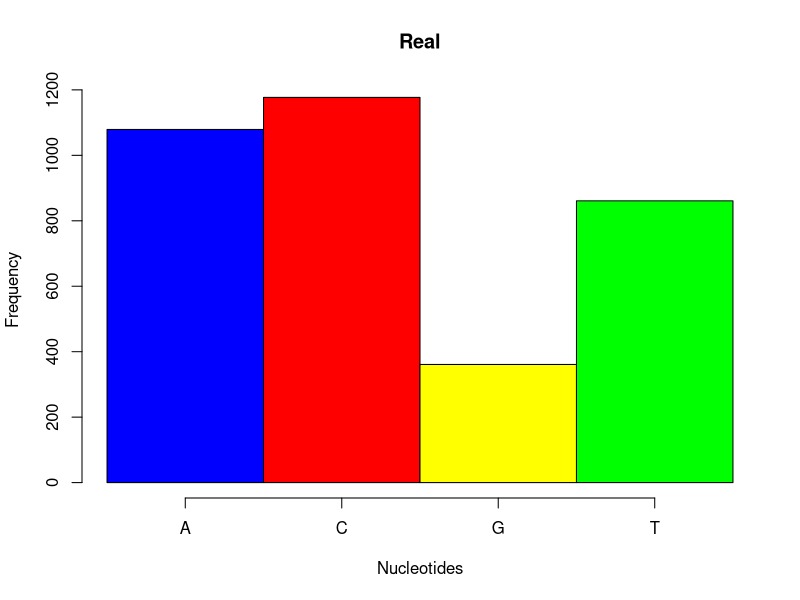
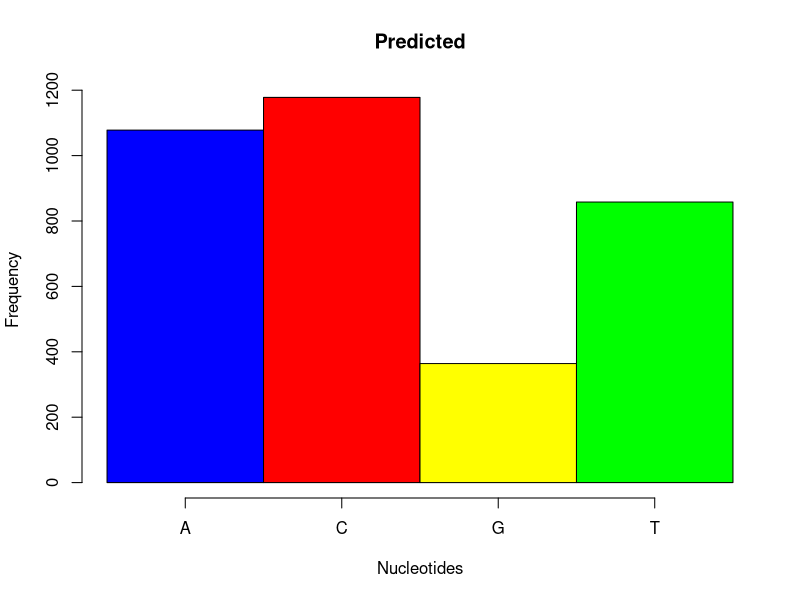
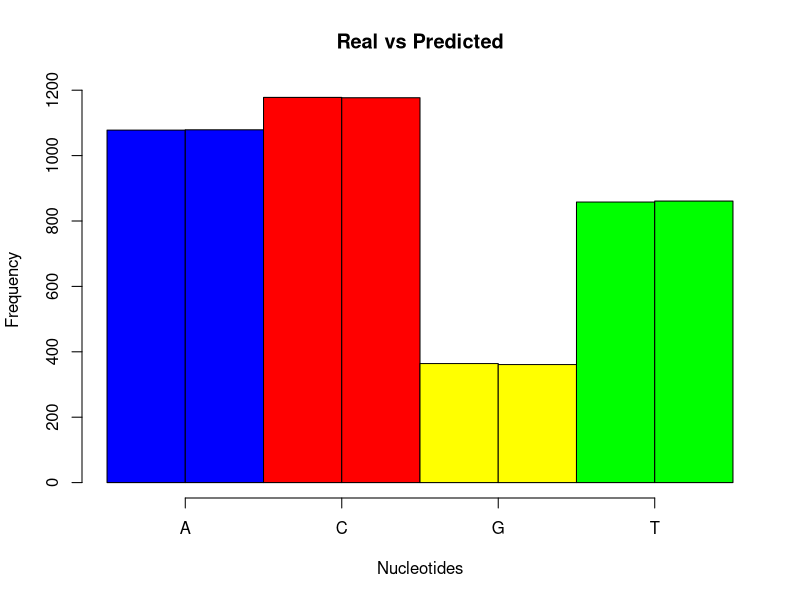

Source code (R) for these figures, in order:
string1 = 
  "GTTTATGTAGCTTACCCCCTCAAAGCAATACACTGAAAATGTTTCGACGGGTTTACATCA
CCCCATAAACAAACAGGTTTGGTCCTAGCCTTTCTATTAGCTCTTAGTAAGATTACACAT
GCAAGCATCCCCGCCCCGGTGAGTCACCCTCTAAATCGCCATGATCAAAAGGAACAAGTA
TCAAGCACGCAGCAATGCAGCTCAAAACGCTTAGCCTAGCCACACCCCCACGGGAGACAG
CAGTGATAAACCTTTAGCAATAAACGAAAGTTTAACTAAGCCATACTAACCCTAGGGTTG
GTCAATTTCGTGCCAGCTACCGCGGTCATACGATTAACCCAAGTCAATAGAAACCGGCGT
AAAGAGTGTTTTAGATCACCCCCCCCCCATAAAGCTAAAATTCACCTGAGTTGTAAAAAA
CTCCAGCTGATACAAAATAAACTACGAAAGTGGCTTTAACACATCTGAATACACAATAGC
TAAGACCCAAACTGGGATTAGATACCCCACTATGCTTAGCCCTAAACTTCAACAGTTAAA
TTAACAAAACTGCTCGCCAGAACACTACGAGCCACAGCTTAAAACTCAAAGGACCTGGCG
GTGCTTCATATCCCTCTAGAGGAGCCTGTTCTGTAATCGATAAACCCCGATCAACCTCAC
CGCCTCTTGCTCAGCCTATATACCGCCATCTTCAGCAAACCCTGATGAAGGTTACAAAGT
AAGCACAAGTACCCACGTAAGGACGTTAGGTCAAGGTGTAGCCTATGAGGTGGCAAGAAA
TGGGCTACATTTTCTACCCCAGAAAATTACGATAACCCTTATGAAACCTAAGGGTCGAAG
GTGGATTTAGCAGTAAACTAAGAGTAGAGTGCTTAGTTGAACAGGGCCCTGAAGCGCGTA
CACACCGCCCGTCACCCTCCTCAAGTATACTTCAAAGGATACTTAACTTAAACCCCCTAC
GTATTTATATAGAGGAGATAAGTCGTAACATGGTAAGTGTACTGGAAAGTGCACTTGGAC
GAACCAGAGTGTAGCTTAACATAAAGCACCCAACTTACACTTAGGAGATTTCAACTCAAC
TTGACCACTCTGAGCCAAACCTAGCCCCAAACCCCCTCCACCCTACTACCAAACAACCTT
AACCAAACCATTTACCCAAATAAAGTATAGGCGATAGAAATTGTAAACCGGCGCAATAGA
CATAGTACCGCAAGGGAAAGATGAAAAATTATACCCAAGCATAATACAGCAAGGACTAAC
CCCTGTACCTTTTGCATAATGAATTAACTAGAAATAACTTTGCAAAGAGAACCAAAGCTA
AGACCCCCGAAACCAGACGAGCTACCTAAGAACAGCTAAAAGAGCACACCCGTCTATGTA
GCAAAATAGTGGGAAGATTTATAGGTAGAGGCGACAAACCTACCGAGCCTGGTGATAGCT
GGTTGTCCAAGATAGAATCTTAGTTCAACTTTAAATTTACCTACAGAACCCTCTAAATCC
CCTTGTAAATTTAACTGTTAGTCCAAAGAGGAACAGCTCTTTAGACACTAGGAAAAAACC
TTGTAAAGAGAGTAAAAAATTTAACACCCATAGTAGGCCTAAAAGCAGCCACCAATTAAG
AAAGCGTTCAAGCTCAACACCCACAACCTTAAAGATCCCAAACATACAACCGAACTCCTT
ACACCCAATTGGACCAATCTATTACCCCATAGAAGAACTAATGTTAGTATAAGTAACATG
AAAACATTCTCCTCCGCATAAGCCTACATCAGACCAAAATATTAAACTGACAATTAACAG
CCTAATATCTACAATCAACCAACAAGCCATTATTACCCCCGCTGTTAACCCAACACAGGC
ATGCCCACAAGGAAAGGTTAAAAAAAGTAAAAGGAACTCGGCAAATCTTACCCCGCCTGT
TTACCAAAAACATCACCTCTAGCATTACCAGTATTAGAGGCACCGCCTGCCCGGTGACAT
ATGTTTAACGGCCGCGGTACCCTAACCGTGCAAAGGTAGCATAATCACTTGTTCCTTAAA
TAGGGACTTGTATGAATGGCTCCACGAGGGTTTAGCTGTCTCTTACTTTCAACCAGTGAA
ATTGACCTACCCGTGAAGAGGCGGGCATAACATAACAAGACGAGAAGACCCTATGGAGCT
TTAATTCATTAATGCAAACAATACTTAACAAACCTACAGGTCCTAAACTATTAAACCTGC
ATTAAAAATTTCGGTTGGGGCGACCTCGGAGCACAACCCAACCTCCGAGCAATACATGCT
AAGACCTCACCAGTCAAAGCGAATTACTACATCCAATTGATCCAATGACTTGACCAACGG
AACAAGTTACCCTAGGGATAACAGCGCAATCCTATTCCAGAGTCCATATCAACAATAGGG
TTTACGACCTCGATGTTGGATCAGGACATCCCGATGGTGCAGCCGCTATTAAAGGTTCGT
TTGTTCAACGATTAAAGTCCTACGTGATCTGAGTTCAGACCGGAGTAATCCAGGTCGGTT
TCTATCTGTTCTAAATTTCTCCCTGTACGAAAGGACAAGAGAAATGAGGCCTACTTCACA
AAGCGCCTTCCCCAATAAATGATATTATCTCAATTTAACGCCATGCCAACACCCACTCAA
GAACAGAGTTTGTTAAGATGGCAGAGCCCGGTAATTGCATAAAACTTAAAACTTTACAAT
CAGAGGTTCAATTCCTCTTCTTGACAACACACCCATGACCAACCTCCTACTCCTCATTGT
ACCCATCCTAATCGCAATAGCATTCCTAATGCTAACCGAACGAAAAATTCTAGGCTACAT
ACAACTACGCAAAGGTCCCAACATTGTAGGTCCTTACGGGCTATTACAGCCCTTCGCTGA
CGCCATAAAACTCTTCACTAAAGAACCCTTAAAACCCTCCACTTCAACCATTACCCTCTA
CATCACCGCCCCAACCCTAGCCCTCACCATTGCCCTCTTACTATGAACCCCCCTCCCCAT
ACCCAACCCCCTAGTCAATCTTAACTTAGGCCTCCTATTTATTCTAGCCACCTCCAGCCT
AGCCGTTTACTCAATCCTCTGATCAGGGTGAGCATCAAACTCGAACTACGCCTTAATCGG
TGCACTACGAGCAGTAGCCCAAACAATCTCATACGAAGTCACTCTAGCCATTATCCTACT
GTCAACGCTACTAATAAGTGGCTCCTTCAATCTCTCTACCCTTGTCACAACACAAGAGCA
CCTCTGACTAATCCTGCCAACATGACCCCTGGCCATAATATGATTTATCTCTACACTAGC
AGAGACCAACCGGACTCCCTTCGACCTTACTGAAGGAGAATCTGAACTAGTCTCAGGCTT
TAATATCGAGTATGCCGCAGGCCCCTTTGCCCTATTTTTCATAGCCGAATACATAAACAT
TATTATAATAAACACCCTCACTGCTACAATCTTCCTAGGAACAACATACAATACGCACTC
CCCTGAACTCTACACGACATATTTTGTCACCAAAGCTCTACTTCTAACCTCCCTGTTCCT
ATGAATTCGAACAGCATATCCCCGATTTCGCTACGACCAGCTCATACACCTCCTATGAAA
AAACTTCCTACCACTCACCCTAGCATCACTCATGTGATATATCTCCATACCCACTACAAT
CTCCAGCATCCCCCCTCAAACCTAAGAAATATGTCTGATAAAAGAATTACTTTGATAGAG
TAAATAATAGGAGTTCAAATCCCCTTATTTCTAGGACTATAAGAATCGAACTCATCCCTG
AGAATCCAAAATTCTCCGTGCCACCTATCACACCCCATCCTAAAGTAAGGTCAGCTAAAT
AAGCTATCGGGCCCATACCCCGAAAATGTTGGTTACACCCTTCCCGTACTAATTAATCCC
CTAGCCCAACCCATCATCTACTCTACCATCCTTACAGGCACGCTCATTACAGCGCTAAGC
TCACACTGATTTTTCACCTGAGTAGGCCTAGAAATAAATATACTAGCTTTTATCCCAATC
CTAACCAAAAAAATAAGCCCCCGCTCCACAGAAGCCGCCATCAAATACTTTCTCACACAA
GCAACTGCGTCCATAATTCTCCTGATAGCTATCCTCTCCAACAGCATACTCTCCGGACAA
TGAACCATAACCAATACTACCAATCAATACTCATCATTAATAATTATAATAGCAATGGCA
ATAAAACTAGGAATAGCCCCCTTTCACTTTTGAGTTCCAGAAGTTACCCAAGGCACCCCC
CTAATATCCGGCCTACTCCTCCTCACATGACAAAAATTAGCCCCTATTTCAATTATATAC
CAAATCTCCTCATCACTGAACGTAAACCTTCTCCTCACCCTTTCAATCTTGTCCATTATA
GCAGGCAGCTGAGGCGGACTAAACCAAACCCAACTACGCAAAATCCTAGCATACTCCTCA
ATCACCCACATAGGCTGAATAATAGCAGTCCTACCATATAACCCTAACATAACCATTCTT
AATTTAACCATTTACATCATCCTAACTACTACCGCATTTCTGCTACTCAACTTAAACTCC
AGCACCACAACCCTACTACTATCTCGCACCTGAAACAAGCTAACATGATTAACTCCCCTA
ATTCCATCCACCCTCCTCTCCCTAGGAGGCCTACCCCCACTAACTGGCTTCTTACCCAAA
TGAGTTATCATCGAAGAATTCACAAAAAATAATAGCCTCATCATCCCCACCATCATAGCC
ATCATCACTCTCCTTAACCTCTATTTCTACCTACGCCTAATCTACTCCACCTCAATTACA
CTACTTCCCATATCTAATAACGTAAAAATAAAATGACAATTCGAACATACAAAACCCACC
CCCTTCCTCCCTACACTCATCACCCTTACCACACTGCTTCTACCCATCTCCCCCTTCATA
CTAATAATCTTATAGAAATTTAGGTTAAGCACAGACCAAGAGCCTTCAAAGCCCTCAGCA
AGTTACAATACTTAATTTCTGCAACAACTAAGGACTGCAAAACCCCACTCTGCATCAACT
GAACGCAAATCAGCCACTTTAATTAAGCTAAGCCCTTACTAGATTAATGGGACTTAAACC
CACAAACATTTAGTTAACAGCTAAACACCCTAATCAACTGGCTTCAATCTACTTCTCCCG
CCGCAAGAAAAAAAGGCGGGAGAAGCCCCGGCAGGTTTGAAGCTGCTTCTTCGAATTTGC
AATTCAATATGAAAATCACCTCAGAGCTGGTAAAAAGAGGCTTAACCCCTGTCTTTAGAT
TTACAGTCCAATGCTTCACTCAGCCATTTTACCCCACCCTACTGATGTTCACCGACCGCT
GACTATTCTCTACAAACCACAAAGATATTGGAACACTATACCTACTATTCGGTGCATGAG
CTGGAGTCCTGGGCACAGCCCTAAGTCTCCTTATTCGGGCTGAACTAGGCCAACCAGGCA
ACCTCCTAGGTAATGACCACATCTACAATGTCATCGTCACAGCCCATGCATTCGTAATAA
TCTTCTTCATAGTAATGCCTATTATAATCGGAGGCTTTGGCAACTGGCTAGTTCCCTTGA
TAATTGGTGCCCCCGACATGGCATTCCCCCGCATAAACAACATAAGCTTCTGGCTCCTGC
CCCCTTCTCTCCTACTTCTACTTGCATCTGCCATAGTAGAAGCCGGCGCCGGAACAGGTT
GAACAGTCTACCCTCCCTTAGCGGGAAACTACTCGCATCCTGGAGCCTCCGTAGACCTAA
CCATCTTCTCCTTACATCTGGCAGGCATCTCCTCTATCCTAGGAGCCATTAACTTCATCA
CAACAATTATTAATATAAAACCTCCTGCCATGACCCAATACCAAACACCCCTCTTCGTCT
GATCCGTCCTAATCACAGCAGTCTTACTTCTCCTATCCCTCCCAGTCCTAGCTGCTGGCA
TCACCATACTATTGACAGATCGTAACCTCAACACTACCTTCTTCGACCCAGCCGGGGGAG
GAGACCCTATTCTATATCAACACTTATTCTGATTTTTTGGCCACCCCGAAGTTTATATTC
TTATCCTACCAGGCTTCGGAATAATTTCCCACATTGTAACTTATTACTCCGGAAAAAAAG
AACCATTTGGATATATAGGCATGGTTTGAGCTATAATATCAATTGGCTTCCTAGGGTTTA
TCGTGTGAGCACACCATATATTTACAGTAGGGATAGACGTAGACACCCGAGCCTATTTCA
CCTCCGCTACCATAATCATTGCTATTCCTACCGGCGTCAAAGTATTCAGCTGACTCGCTA
CACTTCACGGAAGCAATATGAAATGATCTGCCGCAGTACTCTGAGCCCTAGGGTTTATCT
TTCTCTTCACCGTAGGTGGCCTAACCGGCATTGTACTAGCAAACTCATCATTAGACATCG
TGCTACACGACACATACTACGTCGTAGCCCACTTCCACTACGTTCTATCAATAGGAGCTG
TATTCGCCATCATAGGAGGCTTCATTCACTGATTCCCCCTATTCTCAGGCTATACCCTAG
ACCAAACCTATGCCAAAATCCAATTTGCCATCATGTTCATTGGCGTAAACCTAACCTTCT
TCCCACAGCACTTCCTTGGCCTATCTGGGATGCCCCGACGTTACTCGGACTACCCCGATG
CATACACCACATGAAATGTCCTATCATCCGTAGGCTCATTTATCTCCCTGACAGCAGTAA
TATTAATAATTTTCATGATTTGAGAAGCCTTTGCTTCAAAACGAAAAGTCCTAATAGTAG
AAGAGCCCTCCGCAAACCTGGAATGACTATATGGATGCCCCCCACCCTACCACACATTCG
AAGAACCCGTATACATAAAATCTAGACAAAAAAGGAAGGAATCGAACCCCCTAAAGCTGG
TTTCAAGCCAACCCCATGACCTCCATGACTTTTTCAAAAAGATATTAGAAAAACTATTTC
ATAACTTTGTCAAAGTTAAATTACAGGTTAACCCCCGTATATCTTAATGGCACATGCAGC
GCAAGTAGGTCTACAAGATGCTACTTCCCCTATCATAGAAGAACTTATTATCTTTCACGA
CCATGCCCTCATAATTATCTTTCTCATCTGCTTTCTAGTCCTATACGCCCTTTTCCTAAC
ACTCACAACAAAACTAACTAATACTAGTATTTCAGACGCCCAGGAAATAGAAACCGTCTG
AACTATCCTGCCCGCCATCATCCTAGTCCTTATTGCCCTACCATCCCTGCGTATCCTTTA
CATAACAGACGAGGTCAACGACCCCTCCTTTACTATTAAATCAATCGGCCATCAATGATA
TTGAACCTACGAATACACCGACTACGGCGGGCTAATCTTCAACTCCTACATACTCCCCCC
ATTATTTCTAGAACCAGGTGATCTACGACTCCTTGACGTTGATAACCGAGTGGTCCTCCC
AGTTGAAGCCCCCGTTCGTATAATAATTACATCACAAGATGTTCTACACTCATGAGCTGT
TCCCACATTAGGCCTAAAAACAGACGCAATTCCCGGACGCCTAAACCAAACCACTTTCAC
CGCCACACGACCAGGAGTATACTACGGCCAATGCTCAGAAATCTGTGGAGCAAACCACAG
TTTTATACCCATCGTCCTAGAATTAATCCCTCTAAAAATCTTTGAAATAGGACCCGTATT
CACTCTATAGCACCTTCTCTACCCCTCTCCAGAGCTCACTGTAAAGCTAACCTAGCATTA
ACCTTTTAAGTTAAAGATTAAGAGGACCGACACCTCTTTACAGTGAAATGCCCCAACTAA
ATACCGCCGTATGACCCACCATAATTACCCCCATACTCCTGACACTATTTCTCGTCACCC
AACTAAAAATATTAAATTCAAATTACCATCTACCCCCCTCACCAAAACCCATAAAAATAA
AAAACTACAATAAACCCTGAGAACCAAAATGAACGAAAATCTATTCGCTTCATTCGCTGC
CCCCACAATCCTAGGCTTACCCGCCGCAGTACTAATCATTCTATTCCCCCCTCTACTGGT
CCCCACTTCTAAACATCTCATCAACAACCGACTAATTACCACCCAACAATGACTAATTCA
ACTGACCTCAAAACAAATAATAACTATACACAGCACTAAAGGACGAACCTGATCTCTCAT
ACTAGTATCCTTAATCATTTTTATTACCACAACCAATCTTCTTGGACTTCTACCCCACTC
ATTCACACCAACCACCCAACTATCTATAAACCTAGCCATGGCTATCCCCCTATGAGCAGG
CGCAGTAGTCATAGGCTTTCGCTTTAAGACTAAAAATGCCCTAGCCCACTTCTTACCGCA
AGGCACACCTACACCCCTTATCCCCATACTAGTTATCATCGAAACTATTAGCCTACTCAT
TCAACCAATAGCCTTAGCCGTACGTCTAACCGCTAACATTACTGCAGGCCACCTACTCAT
GCACCTAATTGGAAGCGCCACACTAGCATTATCAACTATCAATCTACCCTCTGCACTCAT
TATCTTCACAATTCTAATCCTACTGACTATTCTAGAGATCGCCGTCGCCTTAATCCAAGC
CTACGTTTTTACACTTCTAGTGAGCCTCTACCTGCACGACAACACATAATGACCCACCAA
TCACATGCCTACCACATAGTAAAACCCAGCCCATGACCCCTAACAGGGGCCCTCTCGGCC
CTCCTAATAACCTCCGGCCTGGCCATATGATTCCACTTCTACTCCACAACACTACTCACA
CTAGGCTTACTAACTAACACATTGACCATATATCAATGATGACGCGATGTTATACGAGAA
GGCACATACCAAGGCCACCACACACCACCCGTCCAAAAAGGTCTCCGATATGGGATAATT
CTTTTTATTACCTCAGAAGTTTTTTTCTTTGCAGGATTTTTTTGAGCTTTCTACCACTCC
AGCCTAGCCCCTACCCCCCAGCTAGGAGGACACTGGCCCCCAACAGGTATTACCCCACTA
AATCCCCTAGAAGTCCCACTCCTAAACACATCTGTATTACTCGCATCAGGAGTATCAATT
ACTTGAGCCCATCACAGCTTAATAGAAAATAACCGAAACCAAATAATTCAAGCACTGCTT
ATTACGATTCTACTAGGTCTTTATTTTACCCTCCTACAAGCCTCAGAATATTTCGAATCC
CCTTTTACCATTTCCGATGGCATCTACGGCTCAACATTCTTTGTAGCCACAGGCTTCCAC
GGACTCCACGTCATTATTGGATCAACTTTCCTCACTATCTGCCTCATCCGCCAACTAATA
TTTCACTTCACATCCAAACATCACTTCGGCTTTGAAGCCGCCGCCTGATACTGACACTTC
GTAGATGTAGTCTGACTATTTCTATATGTCTCTATTTACTGATGAGGATCTTACTCTTTT
AGTATAAGTAGTACCGTTAACTTCCAATTAACTAGTTTTGACAACATTCAAAAAAGAGTA
ATAAACTTCGTCCTAATTTTAATAACCAATACCCTTCTAGCCCTACTACTGATAATTATC
ACATTCTGACTACCACAACTCAACAGCTACATAGAAAAATCTAACCCTTACGAATGTGGC
TTCGACCCTATATCCCCCGCCCGCGTCCCCTTCTCCATAAAATTTTTCCTAGTAGCCATC
ACCTTCCTATTATTTGACCTAGAAATTGCCCTCCTATTGCCCTTACCTTGAGCCCTACAA
ACGGCCAACCTACCACTAATAGTCATATCATCCCTCTTATTAATTACTATCCTAGCCCTA
AGCCTCGCCTACGAATGATTACAAAAAGGGTTAGACTGAACCGAATTGGTATATAGTTTA
AATAAAACGAATGATTTCGACTCATTAAATTATGATAATCATATTTACCAAATGCCCCTT
ATTTATATAAATATTATACTAGCATTTACCATCTCACTTCTAGGAATACTAGTATATCGC
TCACACCTAATATCTTCCCTACTATGCCTAGAAGGAATAATACTATCACTGTTCATCATA
GCCACCCTCATAACCCTCAATACTCACTCCCTCTTAGCCAATATTGTACCCATCACCATA
CTAGTCTTTGCTGCCTGCGAAGCAGCAGTAGGTCTAGCACTACTAGTTTCAATCTCTAAC
ACATATGGCTTAGACTACGTACATAACCTAAACCTACTCCAATGCTAAAACTAATCATCC
CGACAATTATATTACTACCACTAACATGATTCTCTAAAAAACGTATAATTTGAATCAACA
CAACCACTCACAGCCTAATTATCAGCACCATTCCCTTACTATTTTTTAACCAAATTAACA
ACAACCTATTCAGCTGTTCCCTGCCCTTCTCCTCCGACCCCTTAACAACTCCCCTCCTAA
TATTAACTGCTTGACTTCTACCCCTCACAATCATAGCAAGCCAGCGCCACCTATCCAACG
AACCACTATCACGAAAAAAACTCTACCTCTCCATGCTAATTTCCCTCCAAATCTCCTTAA
TTATAACATTCTCGGCCACAGAGCTAATTATATTTTATATCTTCTTCGAAACCACACTTA
TCCCCACCCTGGCTATCATCACCCGATGGGGTAACCAACCAGAACGCCTGAACGCAGGTA
CATACTTCCTATTCTATACCCTAGTAGGCTCCCTCCCCCTACTCATCGCACTAATCTATA
CCCACAACACCCTAGGCTCACTAAATATCCTATTACTCACTCTTACAACCCAAGAACTAT
CAAACACCTGAGCCAACAACTTAATATGACTAGCGTACACGATGGCTTTCATGGTAAAAA
TACCCCTTTACGGACTCCACCTATGACTCCCTAAAGCCCATGTCGAAGCCCCTATTGCCG
GGTCAATGGTACTTGCTGCAGTACTCTTAAAATTAGGTGGCTATGGCATAATACGCCTCA
CACTCATCCTCAACCCCCTAACAAAACATATAGCCTATCCCTTCCTCATGTTGTCCTTAT
GAGGTATAATCATAACAAGCTCCATCTGCCTGCGACAAACAGACCTAAAATCGCTCATTG
CATACTCTTCAGTCAGCCACATAGCCCTCGTAGTAACAGCCATTCTCATCCAAACCCCCT
GAAGCTTCACCGGCGCAATTATCCTCATAATCGCCCACGGACTTACATCCTCATTATTAT
TCTGCCTAGCAAACTCAAATTATGAACGCACCCACAGTCGCATCATAATTCTCTCCCAAG
GACTTCAAACTCTACTCCCACTAATAGCCTTTTGATGACTCCTGGCAAGCCTCGCTAACC
TCGCCCTACCCCCTACCATTAATCTCCTAGGGGAACTCTCCGTGCTAGTAACCTCATTCT
CCTGATCAAATACCACTCTCCTACTCACAGGATTCAACATACTAATCACAGCCCTGTACT
CCCTCTACATGTTTACCACAACACAATGAGGCTCACTCACCCACCACATTAATAGCATAA
AGCCCTCATTCACACGAGAAAACACTCTCATATTTTTACACCTATCCCCCATCCTCCTTC
TATCCCTCAATCCTGATATCATCACTGGATTCACCTCCTGTAAATATAGTTTAACCAAAA
CATCAGATTGTGAATCTGACAACAGAGGCTCACGACCCCTTATTTACCGAGAAAGCTTAT
AAGAACTGCTAACTCGTATTCCCATGCCTAACAACATGGCTTTCTCAACTTTTAAAGGAT
AACAGTTATCCATTGGTCTTAGGCCCCAAAAATTTTGGTGCAACTCCAAATAAAAGTAAT
AACCATGTATGCTACCATAACCACCTTAGCCCTAACTTCCTTAATTCCCCCCATCCTCGC
CGCCCTCATTAACCCTAACAAAAAAAACTCATACCCCCATTACGTGAAATCCATTATCGC
ATCCACCTTTATCATTAGCCTTTTCCCCACAACAATATTCATATGCCTAGACCAAGAAAC
TATTATCTCGAACTGACACTGAGCAACAACCCAAACAACCCAACTCTCCCTGAGCTTTAA
ACTAGACTATTTCTCCATAACATTTATCCCCGTAGCACTGTTCGTTACATGATCCATCAT
AGAATTCTCACTATGATATATAGACTCAGACCCCAACATCAACCAATTCTTCAAATACTT
ACTTATCTTCCTAATTACTATACTAATCCTAGTCACCGCTAACAACCTATTCCAACTCTT
CATCGGCTGAGAAGGCGTAGGAATTATATCCTTTCTACTCATTAGCTGATGGTACGCCCG
AACAGATGCCAACACAGCAGCCATCCAAGCAATCCTATATAACCGTATCGGTGATATTGG
TTTTGTCCTAGCCCTAGCATGATTTCTCCTACACTCCAACTCATGAGACCCACAACAAAT
AATCCTCCTAAGTACTAATACAGACCTTACTCCACTACTAGGCTTCCTCCTAGCAGCAGC
AGGCAAATCAGCTCAACTAGGCCTTCACCCCTGACTCCCCTCAGCCATAGAAGGCCCTAC
TCCTGTTTCAGCCCTACTCCACTCAAGCACCATAGTCGTAGCAGGAATCTTCCTACTCAT
CCGCTTCTACCCCCTAGCAGAGAATAACCCACTAATCCAAACTCTCACGCTATGCCTAGG
CGCTATCACCACCCTATTCGCAGCAGTCTGCGCCCTCACACAAAATGACATCAAAAAAAT
CGTGGCCTTCTCCACTTCAAGCCAACTAGGACTCATAATAGTTACAATCGGTATCAACCA
ACCACACCTAGCATTCCTTCACATCTGCACCCACGCTTTCTTCAAAGCCATACTATTCAT
ATGCTCCGGATCCATTATTCACAACCTCAATAATGAGCAAGACATTCGAAAAATAGGAGG
ATTACTCAAAACCATACCCCTCACTTCAACCTCCCTCACCATTGGGAGCCTAGCATTAGC
AGGAATACCCTTCCTCACAGGTTTCTACTCCAAAGACCTCATCATCGAAACCGCTAACAT
ATCATACACAAACGCCTGAGCCCTATCTATTACTCTCATCGCCACCTCTCTGACAAGCGC
CTACAGCACCCGAATAATCCTCCTCACCCTAACAGGTCAACCTCGCTTCCCAACCCTCAC
CAACATTAACGAAAACAACCCCACTCTGTTAAATCCCATTAAACGCCTAACCATTGGAAG
CTTATTTGCAGGATTTCTCATTACCAACAACATTCTCCCCATATCTACTCCCCAAGTGAC
AATTCCCCTTTACTTAAAACTTACAGCCCTAGGCGTTACTTCCCTAGGACTTCTAACAGC
CCTAGACCTCAATTACCTAACCAGCAAGCTCAAAATAAAATCCCCACTATATACATTTCA
CTTCTCTAATATACTCGGATTCTACCCTAACATTATACACCGCTCGATCCCCTATCTAGG
CCTTCTTACAAGCCAAAACCTACCCCTACTTCTTCTAGACCTGACCTGACTAGAGAAACT
ATTACCTAAAACAATTTCACAGTACCAAATCTCCGCTTCCATTACCACCTCAACCCAAAA
AGGCATGATCAAACTTTATTTCCTCTCTTTTTTCTTCCCTCTCATCTTAACCTTACTCCT
AATCACATAACCTATTCCCCCGAGCAATCTCAATCACAATGTATACACCAACAAACAATG
TCCAACCAGTAACTACTACTAACCAACGCCCATAATCATATAAGGCCCCCGCACCAATAG
GATCCTCCCGAATCAGCCCTGGCCCCTCCCCTTCATAAATTATTCAACTTCCCACGCTAT
TAAAATTTACCACAACCACCATCCCATCATACCCTTTTACCCATAACACTAATCCTACCT
CCATCGCCAGTCCTACTAAAACACTAACCAAAACCTCAACCCCTGACCCCCATGCCTCAG
GATACTCCTCAATAGCCATAGCCGTAGTATACCCAAAAACAACCATTATTCCCCCCAAAT
AAATTAAAAAAACCATTAAACCTATATAACCTCCCCCATAATTCAAAATGATGGCACACC
CAACTACACCACTAACAATCAATACTAAACCCCCATAAATGGGAGAAGGCTTAGAAGAAA
ACCCCACAAACCCTATCACTAAACTCACACTCAATAAAAATAAAGCATATGTCATTATTC
TCGCACGGACTACAACCACGACCAATGATATGAAAAACCATCGTTGTATTTCAACTACAA
GAACACCAATGACCCCGACACGCAAAATTAACCCACTAATAAAATTAATTAATCACTCAT
TTATCGACCTCCCCACCCCATCCAACATTTCCGCATGATGGAACTTCGGCTCACTTCTCG
GCGCCTGCCTAATCCTTCAAATTACCACAGGATTATTCCTAGCTATACACTACTCACCAG
ACGCCTCAACCGCCTTCTCGTCGATCGCCCACATCACCCGAGACGTAAACTATGGTTGGA
TCATCCGCTACCTCCACGCTAACGGCGCCTCAATATTTTTTATCTGCCTCTTCCTACACA
TCGGCCGAGGTCTATATTACGGCTCATTTCTCTACCTAGAAACCTGAAACATTGGCATTA
TCCTCTTGCTCACAACCATAGCAACAGCCTTTATGGGCTATGTCCTCCCATGAGGCCAAA
TATCCTTCTGAGGAGCCACAGTAATTACAAACCTACTGTCCGCTATCCCATACATCGGAA
CAGACCTGGTCCAGTGAGTCTGAGGAGGCTACTCAGTAGACAGCCCTACCCTTACACGAT
TCTTCACCTTCCACTTTATCTTACCCTTCATCATCACAGCCCTAACAACACTTCATCTCC
TATTCTTACACGAAACAGGATCAAATAACCCCCTAGGAATCACCTCCCACTCCGACAAAA
TTACCTTCCACCCCTACTACACAATCAAAGATATCCTTGGCTTATTCCTTTTCCTCCTTA
TCCTAATGACATTAACACTATTCTCACCAGACCTCCTAGGCGATCCAGACAACTATACCC
TAGCTAACCCCCTAAACACCCCACCCCACATTAAACCCGAGTGATACTTTCTATTTGCCT
ACACAATCCTCCGATCCATCCCCAACAAACTAGGAGGCGTCCTCGCCCTACTACTATCTA
TCCTAATCCTAACAGCAATCCCTGTCCTCCACACATCCAAACAACAAAGCATAATATTTC
GCCCACTAAGCCAACTGCTTTACTGACTCCTAGCCACAGACCTCCTCATCCTAACCTGAA
TCGGAGGACAACCAGTAAGCTACCCCTTCATCACCATCGGACAAATAGCATCCGTATTAT
ACTTCACAACAATCCTAATCCTAATACCAATCGCCTCTCTAATCGAAAACAAAATACTTG
AATGAACCTGCCCTTGTAGTATAAACTAATACACCGGTCTTGTAAACCGGAAACGAAAAC
TTTCTTCCAAGGACAAATCAGAGAAAAAGTAATTAACTTCACCATCAGCACCCAAAGCTA
AGATTCTAATTTAAACTATTCTCTGTTCTTTCATGGGGAAGCAAATTTAAGTACCACCTA
AGTACTGGCTCATTCATTACAACCGCTATGTATTTCGTACATTACTGCCAGCCACCATGA
ATATTGTACAGTACCATAATCACCCAACCACCTATAGCACATAAAATCCACCTCACATCA
AAACCTTCACCCCATGCTTACAAGCACGCACAACAATCAACCCCCAACTATCGAACATAA
AACACAACTCCAACGACACTTCTCCCCCACCCTAATACCAACAAACCTACCCTCCCTTGA
CAAAACATAATACATACAATCACACACCGTACATAGCACATTACAGTCAAATCCATCCTT
GCCCCCACGGATGATCCCCCTCAGATGGGAATCCCTTGGCCACCATCCTCCGTGAAATCA
ATATCCCGCACAAGAGTACTACTCTCCTCGCTCCGGGCCCATAACATCTGGGGGTAGCTA
AAGTGAACTGTATCCGACATCTGGTTCCTACTTCAGGGCCATGAAGTTCAAAAGTCTCCC
ACACGTTCCCCTTAAATAAGACATCACGATGGATCACAGGTCTATCACCCTATTAACCAG
TCACGGGAGCCTTCCATGCATTTGGTATTTTCGTCTGGGGGGTGTGCACGCGATAGCATT
GCGAAACGCTGGCCCCGGAGCACCCTATGTCGCAGTATCTGTCTTTGATTCCTACCTCAT
TACATTATTTATCGCACCTACGTTCAATATTACGGCCCAGCATACCTATTGAAGCGTGTT
AATTAATTAATGCTTGTAGGACATAACAACAGCAGCAAAATGTTCACACAACCGCTTTCC
ACACCAACACATAACAAAAATTCCCACAAACCCCCCCCTCCCCCCGGCCACAGCACTCAA
ACACATCTCTGCCAAACCCCAAAAACAAAGAACCCAAACACCAGCCTGGCCAGACTTCAA
ATTTCATCTTTAGGCGGTATGCACTTTTAACAGTCACCCCTCAATTAACATGCCCTCCCC
CCTCAACTCCCATTCTACTAGCCCCAGCAACGTAACCCCCTACTCACCCCACTCAACACA
TACACCGCTGCTAACCCCATACCCTGAACCAACCAAACCCCAAAGACACCCCTACACA"
x <- paste(string1, collapse = "")
DNA_Sequence = unlist(strsplit(x, split = ""))
DNA_Sequence = DNA_Sequence[-which(DNA_Sequence == "\n")]

num = floor(length(DNA_Sequence)*0.7)
Seq = DNA_Sequence[1:num]

Coding_Sequence = c(rep("N",(2728-0)),
                    rep("C",(3684-2728)),
                    rep("N",(3891-3684)),
                    rep("C",(4933-3891)),
                    rep("N",(5324-4933)),
                    rep("C",(6866-5324)),
                    rep("N",(7006-6866)),
                    rep("C",(7690-7006)),
                    rep("N",(7787-7690)),
                    rep("C",(9412-7787)),
                    rep("N",(9480-9412)),
                    rep("C",(9826-9480)),
                    rep("N",(9891-9826)),
                    rep("C",(11559-9891)),
                    rep("N",(11758-11559)),
                    rep("C",(14095-11758)),
                    rep("N",(14168-14095)),
                    rep("C",(15309-14168)),
                    rep("N",(16558-15309)))

States_Hidden = c("N","C")
States_Observed = c("A","C","G","T")
hid_num = length(States_Hidden)
obs_num = length(States_Observed)

Known_Code_Seq = Coding_Sequence[1:num]
pii = c(1,0)

A_temp = matrix(rep(0,hid_num*hid_num), 
                nrow = hid_num, ncol = hid_num, byrow = TRUE)
a_n = 0
a_c = 0
for(i in 2:num)
{
  if(Known_Code_Seq[i] == "N")
  {
    a_n = a_n + 1
    if(Known_Code_Seq[i] == Known_Code_Seq[i-1])
    {
      A_temp[1,1] = A_temp[1,1] + 1
    }
  }else
  {
    a_c = a_c + 1
    if(Known_Code_Seq[i] == Known_Code_Seq[i-1])
    {
      A_temp[2,2] = A_temp[2,2] + 1
    }
  }
}
p_an = A_temp[1,1]/a_n
p_ac = A_temp[2,2]/a_c
A = matrix(c(p_an, 1 - p_an, 1 - p_ac, p_ac), 
           nrow = 2, ncol = 2, byrow = TRUE)

E_temp = matrix(rep(0,hid_num*obs_num), 
                nrow = hid_num, ncol = obs_num, byrow = TRUE)
e_n = 0
e_c = 0
for(i in 1:num)
{
  if(Known_Code_Seq[i] == "N")
  {
    e_n = e_n + 1
    if(Seq[i] == "A")
    {
      E_temp[1,1] = E_temp[1,1] + 1
    }else if(Seq[i] == "C")
    {
      E_temp[1,2] = E_temp[1,2] + 1
    }else if(Seq[i] == "G")
    {
      E_temp[1,3] = E_temp[1,3] + 1
    }else if(Seq[i] == "T")
    {
      E_temp[1,4] = E_temp[1,4] + 1
    }
  }else
  {
    e_c = e_c + 1
    if(Seq[i] == "A")
    {
      E_temp[2,1] = E_temp[2,1] + 1
    }else if(Seq[i] == "C")
    {
      E_temp[2,2] = E_temp[2,2] + 1
    }else if(Seq[i] == "G")
    {
      E_temp[2,3] = E_temp[2,3] + 1
    }else if(Seq[i] == "T")
    {
      E_temp[2,4] = E_temp[2,4] + 1
    }
  }
}
p_en = E_temp[1,]/e_n
p_ec = E_temp[2,]/e_c
E = matrix(c(p_en, p_ec), 
           nrow = hid_num, ncol = obs_num, byrow = TRUE)

#####
Init_HMM = function(States, Observations, Transition_prob = NULL, 
                    Emission_prob = NULL, Initial_prob = NULL)
{
  n_States = length(States)
  n_Observations = length(Observations)
  
  pii = rep(1/n_States,n_States)
  A = matrix(rep(1/(n_States),n_States*n_States),
             nrow = n_States,ncol = n_States,byrow = TRUE)
  E = matrix(rep(1/(n_Observations),n_States*n_Observations),
             nrow = n_States,ncol = n_Observations,byrow = TRUE)
  names(pii) = States
  rownames(A) = States
  colnames(A) = States
  rownames(E) = States
  colnames(E) = Observations
  return(list(States = States, Observations = Observations, 
              Transition_prob = A, Emission_prob = E, Initial_prob = pii))
}

Sub_HMM = function(HMM,pii,A,E)
{
  names(pii) = HMM$States
  rownames(A) = HMM$States
  colnames(A) = HMM$States
  rownames(E) = HMM$States
  colnames(E) = HMM$Observations
  
  HMM$Transition_prob = A
  HMM$Emission_prob = E
  HMM$Initial_prob = pii
  
  return(HMM)
}

#####
HMM = Init_HMM(States_Hidden, States_Observed)
HMM = Sub_HMM(HMM,pii,A,E)

#####
Forward = function(HMM, Observed_Seq)
{
  n_States = length(HMM$States)
  n_Observations = length(HMM$Observations)
  n_Observed_Seq = length(Observed_Seq)
  Alpha = matrix(c(rep(0,n_States*n_Observed_Seq)), 
                 nrow = n_States, ncol = n_Observed_Seq, byrow = TRUE)
  rownames(Alpha) = HMM$States
  colnames(Alpha) = Observed_Seq
  
  for(t in 1:n_Observed_Seq)
  {
    for(state in HMM$States)
    {
      if(t == 1)
      {
        Alpha[state,t] = 
          HMM$Initial_prob[state]*
          HMM$Emission_prob[state,Observed_Seq[t]]
      }else
      {
        sum_temp = 0
        for(previous_state in HMM$States)
        {
          temp = Alpha[previous_state,t-1]*
            HMM$Transition_prob[previous_state,state]
          if(temp>0)
          {
            sum_temp = temp + sum_temp
          }
        }
        Alpha[state,t] = sum_temp *
          HMM$Emission_prob[state,Observed_Seq[t]]
      }
    }
  }
  return(Alpha)
}

Backward = function(HMM, Observed_Seq)
{
  n_States = length(HMM$States)
  n_Observations = length(HMM$Observations)
  n_Observed_Seq = length(Observed_Seq)
  Beta = matrix(c(rep(0,n_States*n_Observed_Seq)), 
                nrow = n_States, ncol = n_Observed_Seq, byrow = TRUE)
  rownames(Beta) = HMM$States
  colnames(Beta) = Observed_Seq
  
  for(t in n_Observed_Seq:1)
  {
    for(state in HMM$States)
    {
      if(t == n_Observed_Seq)
      {
        Beta[state,t] = 1
      }else
      {
        sum_temp = 0
        for(next_state in HMM$States)
        {
          temp = Beta[next_state,t+1]*
            HMM$Emission_prob[next_state,Observed_Seq[t+1]]*
            HMM$Transition_prob[state,next_state]
          if(temp>0)
          {
            sum_temp = temp + sum_temp
          }
        }
        Beta[state,t] = sum_temp
      }
    }
  }
  return(Beta)
}

#####
Viterbi = function(HMM, Observed_Seq)
{
  n_States = length(HMM$States)
  n_Observations = length(HMM$Observations)
  n_Observed_Seq = length(Observed_Seq)
  v = matrix(c(rep(0,n_States*n_Observed_Seq)), 
             nrow = n_States, ncol = n_Observed_Seq, byrow = TRUE)
  rownames(v) = HMM$States
  colnames(v) = Observed_Seq
  
  for(t in 1:n_Observed_Seq)
  {
    for(state in HMM$States)
    {
      maximum = NULL
      if(t == 1)
      {
        v[state,t] = HMM$Initial_prob[state]*
          HMM$Emission_prob[state,Observed_Seq[t]]
      }else
      {
        for(previous_state in HMM$States)
        {
          temp = v[previous_state,t-1]*
            HMM$Transition_prob[previous_state,state]
          maximum = max(maximum,temp)
        }
        v[state,t] = HMM$Emission_prob[state,Observed_Seq[t]]*maximum
      }
    }
  }
  v_Path = rep(0,n_Observed_Seq)
  for(t in n_Observed_Seq:1)
  {
    for(state in HMM$States)
    {
      if(t == n_Observed_Seq)
      {
        if(max(v[,t]) == v[state,t])
        {
          v_Path[t] = state
          break
        }
      }else
      {
        if(max(v[,t]*HMM$Transition_prob[,v_Path[t+1]]) ==
           v[state,t]*HMM$Transition_prob[state,v_Path[t+1]])
        {
          v_Path[t] = state
          break
        }
      }
    }
  }
  return(v_Path)
}

Viterbi_Training_Recursion = function(HMM, Observed_Seq)
{
  n_States = length(HMM$States)
  n_Observations = length(HMM$Observations)
  n_Observed_Seq = length(Observed_Seq)
  
  TransitionMatrix    = HMM$Transition_prob
  TransitionMatrix[,] = 0
  EmissionMatrix      = HMM$Emission_prob
  EmissionMatrix[,]   = 0
  
  v = Viterbi(HMM, Observed_Seq)
  
  for(i in 1:(n_Observed_Seq-1))
  {
    TransitionMatrix[v[i],v[i+1]] = 
      TransitionMatrix[v[i],v[i+1]] + 1
  }
  for(i in 1:n_Observed_Seq)
  {
    EmissionMatrix[v[i],Observed_Seq[i]] = 
      EmissionMatrix[v[i],Observed_Seq[i]] + 1
  }
  HMM$Transition_prob = TransitionMatrix
  HMM$Emission_prob = EmissionMatrix
  return(HMM)
}

Viterbi_Training = function(HMM, Observed_Seq, maxIterations=100, delta=1E-9, pseudoCount=0)
{
  tempHmm = HMM
  tempHmm$Transition_prob[is.na(HMM$Transition_prob)] = 0
  tempHmm$Emission_prob[is.na(HMM$Emission_prob)] = 0
  diff = c()
  
  for(i in 1:maxIterations)
  {
    vt = Viterbi_Training_Recursion(tempHmm, Observed_Seq)
    TransitionMatrix = vt$Transition_prob
    EmissionMatrix = vt$Emission_prob
    
    TransitionMatrix[!is.na(HMM$Transition_prob)] = 
      TransitionMatrix[!is.na(HMM$Transition_prob)] + pseudoCount
    EmissionMatrix[!is.na(HMM$Emission_prob)] = 
      EmissionMatrix[!is.na(HMM$Emission_prob)] + pseudoCount
    
    TransitionMatrix = (TransitionMatrix/apply(TransitionMatrix,1,sum))
    EmissionMatrix = (EmissionMatrix/apply(EmissionMatrix,1,sum))
    
    d = sqrt(sum((tempHmm$Transition_prob-TransitionMatrix)^2))+ 
      sqrt(sum((tempHmm$Emission_prob-EmissionMatrix)^2))
    diff = c(diff, d)
    
    tempHmm$Transition_prob = TransitionMatrix
    tempHmm$Emission_prob = EmissionMatrix
    
    if(d<delta)
    {
      break
    }
  }
  
  tempHmm$Transition_prob[is.na(HMM$Transition_prob)] = NA
  tempHmm$Emission_prob[is.na(HMM$Emission_prob)] = NA
  return(list(HMM=tempHmm,difference=diff))
}

#####
Baum_Welch_Recursion = function(HMM, Observed_Seq)
{
  n_States = length(HMM$States)
  n_Observations = length(HMM$Observations)
  n_Observed_Seq = length(Observed_Seq)
  
  TransitionMatrix    = HMM$Transition_prob
  TransitionMatrix[,] = 0
  EmissionMatrix      = HMM$Emission_prob
  EmissionMatrix[,]   = 0
  
  f = Forward(HMM, Observed_Seq)
  b = Backward(HMM, Observed_Seq)
  
  prob_Observations = f[1,n_Observed_Seq]
  for(i in 2:n_States)
  {
    m = f[i,n_Observed_Seq]
    if(m > 0)
    {
      prob_Observations = m + prob_Observations
    }
  }
  
  for(i in HMM$States)
  {
    for(j in HMM$States)
    {
      temp = 0
      for(k in 1:(n_Observed_Seq-1))
      {
        m = f[i,k]*HMM$Transition_prob[i,j]*
          HMM$Emission_prob[j,Observed_Seq[k+1]]*b[j,k+1]
        if(m>0)
        {
          temp = m + temp
        }
      }
      temp = temp/prob_Observations
      TransitionMatrix[i,j] = temp
    }
  }
  for(i in HMM$States)
  {
    for(j in HMM$Observations)
    {
      temp = 0
      for(k in 1:n_Observed_Seq)
      {
        if(j == Observed_Seq[k])
        {
          m = f[i,k] * b[i,k]
          if(m>0)
          {
            temp = m + temp
          }
        }
      }
      temp = temp/prob_Observations
      EmissionMatrix[i,j] = temp
    }
  }
  
  HMM$Transition_prob = TransitionMatrix
  HMM$Emission_prob = EmissionMatrix
  return(HMM)
}

Baum_Welch = function(HMM, Observed_Seq, maxIterations=100, delta=1E-9, pseudoCount=0)
{
  tempHmm = HMM
  tempHmm$Transition_prob[is.na(HMM$Transition_prob)] = 0
  tempHmm$Emission_prob[is.na(HMM$Emission_prob)] = 0
  diff = c()
  
  for(i in 1:maxIterations)
  {
    bw = Baum_Welch_Recursion(tempHmm, Observed_Seq)
    TransitionMatrix = bw$Transition_prob
    EmissionMatrix = bw$Emission_prob
    
    TransitionMatrix[!is.na(HMM$Transition_prob)] = 
      TransitionMatrix[!is.na(HMM$Transition_prob)] + pseudoCount
    EmissionMatrix[!is.na(HMM$Emission_prob)] = 
      EmissionMatrix[!is.na(HMM$Emission_prob)] + pseudoCount
    
    TransitionMatrix = (TransitionMatrix/
                          apply(TransitionMatrix,MARGIN=1,FUN=sum))
    EmissionMatrix = (EmissionMatrix/
                        apply(EmissionMatrix,MARGIN=1,FUN=sum))
    
    d = sqrt(sum((tempHmm$Transition_prob-TransitionMatrix)^2))+ 
      sqrt(sum((tempHmm$Emission_prob-EmissionMatrix)^2))
    diff = c(diff, d)
    
    tempHmm$Transition_prob = TransitionMatrix
    tempHmm$Emission_prob = EmissionMatrix
    
    if(d < delta)
    {
      break
    }
  }
  
  tempHmm$Transition_prob[is.na(HMM$Transition_prob)] = NA
  tempHmm$Emission_prob[is.na(HMM$Emission_prob)] = NA
  return(list(HMM=tempHmm,difference=diff))
}

#####
Forward_log = function(HMM, Observed_Seq)
{
  n_States = length(HMM$States)
  n_Observations = length(HMM$Observations)
  n_Observed_Seq = length(Observed_Seq)
  Alpha = matrix(c(rep(0,n_States*n_Observed_Seq)), 
                 nrow = n_States, ncol = n_Observed_Seq, byrow = TRUE)
  rownames(Alpha) = HMM$States
  colnames(Alpha) = Observed_Seq
  
  for(t in 1:n_Observed_Seq)
  {
    for(state in HMM$States)
    {
      if(t == 1)
      {
        Alpha[state,t] = log(HMM$Initial_prob[state] *
                               HMM$Emission_prob[state,Observed_Seq[t]])
      }else
      {
        sum_temp = - Inf
        for(previous_state in HMM$States)
        {
          temp = Alpha[previous_state,t-1] +
            log(HMM$Transition_prob[previous_state,state])
          if(temp > - Inf)
          {
            sum_temp = temp + log(1+exp(sum_temp-temp))
          }
        }
        Alpha[state,t] = sum_temp +
          log(HMM$Emission_prob[state,Observed_Seq[t]])
      }
    }
  }
  return(Alpha)
}

Backward_log = function(HMM, Observed_Seq)
{
  n_States = length(HMM$States)
  n_Observations = length(HMM$Observations)
  n_Observed_Seq = length(Observed_Seq)
  Beta = matrix(c(rep(0,n_States*n_Observed_Seq)), 
                nrow = n_States, ncol = n_Observed_Seq, byrow = TRUE)
  rownames(Beta) = HMM$States
  colnames(Beta) = Observed_Seq
  
  for(t in n_Observed_Seq:1)
  {
    for(state in HMM$States)
    {
      if(t == n_Observed_Seq)
      {
        Beta[state,t] = 0
      }else
      {
        sum_temp = -Inf
        for(next_state in HMM$States)
        {
          temp = Beta[next_state,t+1] + 
            log(HMM$Emission_prob[next_state,Observed_Seq[t+1]] * 
                  HMM$Transition_prob[state,next_state])
          if(temp > - Inf)
          {
            sum_temp = temp + log(1+exp(sum_temp-temp))
          }
        }
        Beta[state,t] = sum_temp
      }
    }
  }
  return(Beta)
}

Baum_Welch_Recursion_log = function(HMM, Observed_Seq)
{
  n_States = length(HMM$States)
  n_Observations = length(HMM$Observations)
  n_Observed_Seq = length(Observed_Seq)
  
  TransitionMatrix    = HMM$Transition_prob
  TransitionMatrix[,] = 0
  EmissionMatrix      = HMM$Emission_prob
  EmissionMatrix[,]   = 0
  
  f = Forward_log(HMM, Observed_Seq)
  b = Backward_log(HMM, Observed_Seq)
  
  prob_Observations = f[1,n_Observed_Seq]
  for(i in 2:n_States)
  {
    m = f[i,n_Observed_Seq]
    if(m > -Inf)
    {
      prob_Observations = m + log(1+exp(prob_Observations-m))
    }
  }
  
  for(i in HMM$States)
  {
    for(j in HMM$States)
    {
      temp = f[i,1] + log(HMM$Transition_prob[i,j] * 
                            HMM$Emission_prob[j,Observed_Seq[1+1]]) + b[j,1+1]
      for(k in 2:(n_Observed_Seq-1))
      {
        m = f[i,k] + log(HMM$Transition_prob[i,j] * 
                           HMM$Emission_prob[j,Observed_Seq[k+1]]) + b[j,k+1]
        if(m > -Inf)
        {
          temp = m + log(1+exp(temp-m))
        }
      }
      temp = exp(temp - prob_Observations)
      TransitionMatrix[i,j] = temp
    }
  }
  for(i in HMM$States)
  {
    for(j in HMM$Observations)
    {
      temp = -Inf
      for(k in 1:n_Observed_Seq)
      {
        if(j == Observed_Seq[k])
        {
          m = f[i,k] + b[i,k]
          if(m > -Inf)
          {
            temp = m + log(1+exp(temp-m))
          }
        }
      }
      temp = exp(temp - prob_Observations)
      EmissionMatrix[i,j] = temp
    }
  }
  
  HMM$Transition_prob = TransitionMatrix
  HMM$Emission_prob = EmissionMatrix
  return(HMM)
}

Baum_Welch_log = function(HMM, Observed_Seq, maxIterations=100, delta=1E-9, pseudoCount=0)
{
  tempHmm = HMM
  tempHmm$Transition_prob[is.na(HMM$Transition_prob)] = 0
  tempHmm$Emission_prob[is.na(HMM$Emission_prob)] = 0
  diff = c()
  
  for(i in 1:maxIterations)
  {
    bw = Baum_Welch_Recursion_log(tempHmm, Observed_Seq)
    TransitionMatrix = bw$Transition_prob
    EmissionMatrix = bw$Emission_prob
    
    TransitionMatrix[!is.na(HMM$Transition_prob)] = 
      TransitionMatrix[!is.na(HMM$Transition_prob)] + pseudoCount
    EmissionMatrix[!is.na(HMM$Emission_prob)] = 
      EmissionMatrix[!is.na(HMM$Emission_prob)] + pseudoCount
    
    TransitionMatrix = (TransitionMatrix/
                          apply(TransitionMatrix,MARGIN=1,FUN=sum))
    EmissionMatrix = (EmissionMatrix/
                        apply(EmissionMatrix,MARGIN=1,FUN=sum))
    
    d = sqrt(sum((tempHmm$Transition_prob-TransitionMatrix)^2))+
      sqrt(sum((tempHmm$Emission_prob-EmissionMatrix)^2))
    diff = c(diff, d)
    
    tempHmm$Transition_prob = TransitionMatrix
    tempHmm$Emission_prob = EmissionMatrix
    
    if(d < delta)
    {
      break
    }
  }
  
  tempHmm$Transition_prob[is.na(HMM$Transition_prob)] = NA
  tempHmm$Emission_prob[is.na(HMM$Emission_prob)] = NA
  return(list(HMM=tempHmm,difference=diff))
}

Sim_HMM = function(HMM, length)
{
  HMM$Transition_prob[is.na(HMM$Transition_prob)] = 0
  HMM$Emission_prob[is.na(HMM$Emission_prob)] = 0
  states   = c()
  emission = c()
  states   = c(states, sample(HMM$States,1,prob = HMM$Initial_prob))
  for(i in 2:length)
  {
    state  = sample(HMM$States, 1, 
                    prob = HMM$Transition_prob[states[i-1],])
    states = c(states, state)
  }
  for(i in 1:length)
  {
    emi = sample(HMM$Observations, 1, 
                 prob = HMM$Emission_prob[states[i],])
    emission = c(emission, emi)
  }
  return(list(states=states,observation=emission))
}

#####
ZZZZ= function()
{
  number = 100
  zzz = numeric(number)
  for(zz in 1:number)
  {
    set.seed(zz)
    HMM_Trained = Baum_Welch_log(HMM,Seq)$HMM
    Gen_Seq = Sim_HMM(HMM_Trained,(length(DNA_Sequence)-num))
    test = sum(Gen_Seq$states == Coding_Sequence[(num+1):length(DNA_Sequence)])
    test_acc = test/length(Gen_Seq$states)
    zzz[zz] = test_acc
  }
  which(zzz == max(zzz))
  return(zzz)
}
#zzzzz = ZZZZ()
#plot(zzzzz, type = 'l', main = "Accuracy of 100 Baum-Welches", xlab = "Seed", ylab = "Accuracy")

set.seed(20)
HMM_Trained = Baum_Welch_log(HMM,Seq)$HMM
Gen_Seq = Sim_HMM(HMM_Trained,(length(DNA_Sequence)-num))

test1 = sum(Gen_Seq$states == Coding_Sequence[(num+1):length(DNA_Sequence)])
test1_acc = test1/length(Gen_Seq$states)

test2 = sum(Gen_Seq$observation == DNA_Sequence[(num+1):length(DNA_Sequence)])
test2_acc = test2/length(Gen_Seq$states)

t = length(Gen_Seq$states)
t3 = (t/3)
test3 = numeric(t3)
test4 = numeric(t3)
for(i in 1:t3)
{
  for(j in 1:3)
  {
    test3[i] = test3[i]+
      (Gen_Seq$observation[3*(i-1)+j] == 
      DNA_Sequence[num+3*(i-1)+j])
  }
  if(test3[i] >= 2)
  {
    test4[i] = 1
  }
}
test3_acc = sum(test3)/t
test4_acc = sum(test4)/t3

test1_acc
test2_acc
test3_acc
test4_acc

DNA_Predicted_Code = DNA_Sequence[num+which(Gen_Seq$states == "C")]
DNA_Real_Code = DNA_Sequence[num+which(Coding_Sequence[(num+1):length(DNA_Sequence)] == "C")]

minmax = max(min(which(Gen_Seq$states == "C")),min(which(Coding_Sequence[(num+1):length(DNA_Sequence)] == "C")))
maxmin = min(max(which(Gen_Seq$states == "C")),max(which(Coding_Sequence[(num+1):length(DNA_Sequence)] == "C")))

DNA_Predicted_Code = DNA_Sequence[num+(minmax:maxmin)]
DNA_Real_Code = DNA_Sequence[num+(minmax:maxmin)]

Check_Amino = function(a)
{
  Amino = ""
  
  if(a[1] == "A")
  {
    if(a[2] == "A" &
       (a[3] == "A" | a[3] == "G" ))
    {
      Amino = "Lys"
    }else if(a[2] == "A" &
             (a[3] == "C" | a[3] == "T" ))
    {
      Amino = "Asn"
    }else if(a[2] == "C")
    {
      Amino = "Thr"
    }else if(a[2] == "G" &
             (a[3] == "A" | a[3] == "G" ))
    {
      Amino = "Arg"
    }else if(a[2] == "G" &
             (a[3] == "C" | a[3] == "T" ))
    {
      Amino = "Ser"
    }else if(a[2] == "T" & 
             a[3] == "G")
    {
      Amino = "Met"
    }else
    {
      Amino = "Ile"
    }
  }else if(a[1] == "C")
  {
    if(a[2] == "A" &
       (a[3] == "A" | a[3] == "G" ))
    {
      Amino = "Gln"
    }else if(a[2] == "A" &
             (a[3] == "C" | a[3] == "T" ))
    {
      Amino = "His"
    }else if(a[2] == "C")
    {
      Amino = "Pro"
    }else if(a[2] == "G" )
    {
      Amino = "Arg"
    }else
    {
      Amino = "Leu"
    }
  }else if(a[1] == "G")
  {
    if(a[2] == "A" &
       (a[3] == "A" | a[3] == "G" ))
    {
      Amino = "Glu"
    }else if(a[2] == "A" &
             (a[3] == "C" | a[3] == "T" ))
    {
      Amino = "Asp"
    }else if(a[2] == "C")
    {
      Amino = "Ala"
    }else if(a[2] == "G" )
    {
      Amino = "Gly"
    }else
    {
      Amino = "Val"
    }
  }else
  {
    if(a[2] == "A" &
       (a[3] == "A" | a[3] == "G" ))
    {
      Amino = "STOP"
    }else if(a[2] == "A" &
             (a[3] == "C" | a[3] == "T" ))
    {
      Amino = "Tyr"
    }else if(a[2] == "C")
    {
      Amino = "Ser"
    }else if(a[2] == "G" &
             (a[3] == "A"))
    {
      Amino = "STOP"
    }else if(a[2] == "G" &
             (a[3] == "G"))
    {
      Amino = "Trp"
    }else if(a[2] == "G" &
             (a[3] == "C" | a[3] == "T"))
    {
      Amino = "Cys"
    }else if(a[2] == "T" &
             (a[3] == "A"| a[3] == "G"))
    {
      Amino = "Leu"
    }else
    {
      Amino = "Phe"
    }
  }
  return(Amino)
}

Protein = function(DNA_Real_Coding)
{
  numb = length(DNA_Real_Coding)-1
  Amino_acid_real = numeric(numb)
  
  Bool = FALSE
  j = 1
  while(j <= (numb/3 - 2))
  {
    i = 3*(j-1)+1
    if((DNA_Real_Coding[i] == "A") &
       (DNA_Real_Coding[i+1] == "T") &
       (DNA_Real_Coding[i+2] == "G"))
    {
      Bool = TRUE
    }
    
    if(Bool == TRUE)
    {
      Amino_acid_real[i] = 
        Check_Amino(DNA_Real_Coding[i:(i+2)])
    }
    
    if((DNA_Real_Coding[i] == "T" &
        DNA_Real_Coding[i+1] == "A" &
        DNA_Real_Coding[i+2] == "A") |
       (DNA_Real_Coding[i] == "T" &
        DNA_Real_Coding[i+1] == "A" &
        DNA_Real_Coding[i+2] == "G") |
       (DNA_Real_Coding[i] == "T" &
        DNA_Real_Coding[i+1] == "G" &
        DNA_Real_Coding[i+2] == "A"))
    {
      Bool = FALSE
    }
    
    j = j+1
  }
  
  Bool = FALSE
  j = 1
  while(j <= (numb/3 - 2))
  {
    i = 3*(j-1)+2
    if((DNA_Real_Coding[i] == "A") &
       (DNA_Real_Coding[i+1] == "T") &
       (DNA_Real_Coding[i+2] == "G"))
    {
      Bool = TRUE
    }
    
    if(Bool == TRUE)
    {
      Amino_acid_real[i] = 
        Check_Amino(DNA_Real_Coding[i:(i+2)])
    }
    
    if((DNA_Real_Coding[i] == "T" &
        DNA_Real_Coding[i+1] == "A" &
        DNA_Real_Coding[i+2] == "A") |
       (DNA_Real_Coding[i] == "T" &
        DNA_Real_Coding[i+1] == "A" &
        DNA_Real_Coding[i+2] == "G") |
       (DNA_Real_Coding[i] == "T" &
        DNA_Real_Coding[i+1] == "G" &
        DNA_Real_Coding[i+2] == "A"))
    {
      Bool = FALSE
    }
    
    j = j+1
  }
  
  Bool = FALSE
  j = 1
  while(j <= (numb/3 - 2))
  {
    i = 3*(j)
    if((DNA_Real_Coding[i] == "A") &
       (DNA_Real_Coding[i+1] == "T") &
       (DNA_Real_Coding[i+2] == "G"))
    {
      Bool = TRUE
    }
    
    if(Bool == TRUE)
    {
      Amino_acid_real[i] = 
        Check_Amino(DNA_Real_Coding[i:(i+2)])
    }
    
    if((DNA_Real_Coding[i] == "T" &
        DNA_Real_Coding[i+1] == "A" &
        DNA_Real_Coding[i+2] == "A") |
       (DNA_Real_Coding[i] == "T" &
        DNA_Real_Coding[i+1] == "A" &
        DNA_Real_Coding[i+2] == "G") |
       (DNA_Real_Coding[i] == "T" &
        DNA_Real_Coding[i+1] == "G" &
        DNA_Real_Coding[i+2] == "A"))
    {
      Bool = FALSE
    }
    
    j = j+1
  }
  
  return(Amino_acid_real)
}

Proteins_Real = Protein(DNA_Real_Code)
Proteins_Predicted = Protein(DNA_Predicted_Code)

l_1 = length(Proteins_Real)/3

Proteins_1_R = numeric(l_1)
Proteins_2_R = numeric(l_1)
Proteins_3_R = numeric(l_1)

for(i in 1:l_1)
{
  Proteins_1_R[i] = Proteins_Real[3*(i-1)+1]
  Proteins_2_R[i] = Proteins_Real[3*(i-1)+2]
  Proteins_3_R[i] = Proteins_Real[3*(i)]
}

l_2 = length(Proteins_Predicted)/3

Proteins_1_P = numeric(l_2)
Proteins_2_P = numeric(l_2)
Proteins_3_P = numeric(l_2)

for(i in 1:l_2)
{
  Proteins_1_P[i] = Proteins_Predicted[3*(i-1)+1]
  Proteins_2_P[i] = Proteins_Predicted[3*(i-1)+2]
  Proteins_3_P[i] = Proteins_Predicted[3*(i)]
}

sum(Proteins_1_R == Proteins_1_P)/1179
sum(Proteins_2_R == Proteins_2_P)/1179
sum(Proteins_3_R == Proteins_3_P)/1179



DNA_Predict_Code = DNA_Sequence[num+which(Gen_Seq$states == "C")]
DNA_Reality_Code = DNA_Sequence[num+which(Coding_Sequence[(num+1):length(DNA_Sequence)] == "C")]

DNA_Predict_Code_1 = c(rep(0,13),DNA_Predict_Code)
DNA_Reality_Code_1 = c(DNA_Reality_Code,rep(0,434))

Proteins_Reality = Protein(DNA_Reality_Code_1)
Proteins_Predict = Protein(DNA_Predict_Code_1)

l_11 = (length(Proteins_Reality)-2)/3

Proteins_11_R = numeric(l_11)
Proteins_12_R = numeric(l_11)
Proteins_13_R = numeric(l_11)

for(i in 1:l_1)
{
  Proteins_11_R[i] = Proteins_Reality[3*(i-1)+1]
  Proteins_12_R[i] = Proteins_Reality[3*(i-1)+2]
  Proteins_13_R[i] = Proteins_Reality[3*(i)]
}

l_12 = (length(Proteins_Predict)-2)/3

Proteins_11_P = numeric(l_12)
Proteins_12_P = numeric(l_12)
Proteins_13_P = numeric(l_12)

for(i in 1:l_12)
{
  Proteins_11_P[i] = Proteins_Predict[3*(i-1)+1]
  Proteins_12_P[i] = Proteins_Predict[3*(i-1)+2]
  Proteins_13_P[i] = Proteins_Predict[3*(i)]
}


sum(DNA_Reality_Code_1 == DNA_Predict_Code_1)/3912

sum(Proteins_11_R == Proteins_11_P)/1303
sum(Proteins_12_R == Proteins_12_P)/1303
sum(Proteins_13_R == Proteins_13_P)/1303

real_hist = numeric(length(DNA_Reality_Code))
for(i in 1:length(DNA_Reality_Code))
{
  if(DNA_Reality_Code[i] == "A")
  {
    real_hist[i] = 1
  }else if(DNA_Reality_Code[i] == "C")
  {
    real_hist[i] = 2
  }else if(DNA_Reality_Code[i] == "G")
  {
    real_hist[i] = 3
  }else if(DNA_Reality_Code[i] == "T")
  {
    real_hist[i] = 4
  }
}

hist(real_hist, freq = TRUE, breaks = c(0,1,2,3,4),
     xaxt = 'n', col = c("blue", "red", "yellow", "green"),
     xlab = "Nucleotides", main = "Real")
axis(1, at=c(0.5,1.5,2.5,3.5), labels=c("A","C","G","T"))

pred_hist = numeric(length(DNA_Reality_Code))
for(i in 1:length(DNA_Reality_Code))
{
  if(DNA_Predict_Code[i] == "A")
  {
    pred_hist[i] = 1
  }else if(DNA_Predict_Code[i] == "C")
  {
    pred_hist[i] = 2
  }else if(DNA_Predict_Code[i] == "G")
  {
    pred_hist[i] = 3
  }else if(DNA_Predict_Code[i] == "T")
  {
    pred_hist[i] = 4
  }
}

hist(pred_hist, freq = TRUE, breaks = c(0,1,2,3,4),
     xaxt = 'n', col = c("blue", "red", "yellow", "green"),
     xlab = "Nucleotides", main = "Predicted")
axis(1, at=c(0.5,1.5,2.5,3.5), labels=c("A","C","G","T"))

full_hist = numeric(length(DNA_Reality_Code))
for(i in 1:length(DNA_Reality_Code))
{
  if(DNA_Predict_Code[i] == "A")
  {
    full_hist[i] = 0.5
  }else if(DNA_Predict_Code[i] == "C")
  {
    full_hist[i] = 1.5
  }else if(DNA_Predict_Code[i] == "G")
  {
    full_hist[i] = 2.5
  }else if(DNA_Predict_Code[i] == "T")
  {
    full_hist[i] = 3.5
  }
}
all_hist = c(full_hist, real_hist)

hist(all_hist, freq = TRUE, breaks = c(0,0.5,1,1.5,2,2.5,3,3.5,4),
     col = c("blue", "blue", "red", "red", "yellow", "yellow", "green", "green"),
     xaxt = 'n', xlab = "Nucleotides", main = "Real vs Predicted")
axis(1, at=c(0.5,1.5,2.5,3.5), labels=c("A","C","G","T"))
